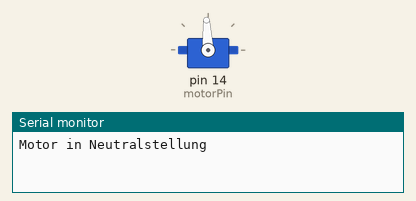
This sketch was run on a simulated Arduino Uno, built with avr-gcc and run on an emulated ATmega328P. Shown: servo, the last lines printed to the serial monitor.

Above: at 0.05 s.
At 2.45 s:
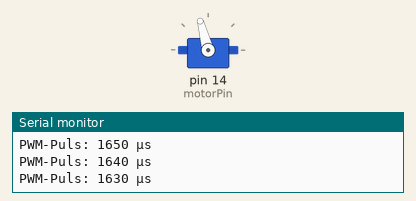
At 5.5 s:
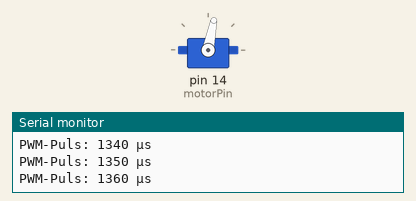
Timing chart, 0 to 9.4 s (numbered marks = the images above):
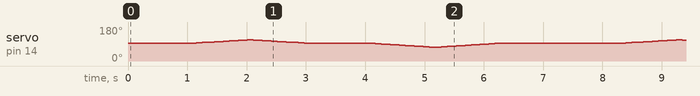

The sketch:

power_test.ino
```cpp
#include <Servo.h>

// --- Konfiguration ---
// Motor-PWM-Signal (weißer Draht) wird an Pin 14 angeschlossen.
const int motorPin = 14;
Servo motorController;

// Pulsweiten in Mikrosekunden für den Motor (ESC/Regler)
// Standardwerte (bei ESCs ist 1500 µs in der Regel Neutral/Brake):
const int neutralPulse    = 1500;  // Neutral/Bremsen
const int lowForwardPulse = 1700;  // Niedriger Vorwärtsgang (nicht volle Geschwindigkeit)
const int lowReversePulse = 1300;  // Niedriger Rückwärtsgang

const int step     = 10;      // Schrittweite (in µs)
const int delayMs  = 50;      // Wartezeit zwischen Schritten (50 ms)

void setup() {
  Serial.begin(115200);
  // Initialisiere den Motorcontroller auf dem definierten Pin.
  motorController.attach(motorPin);

  // Hinweis:
  // Der Motor wird über eine externe Batterie versorgt!
  // Verbinde den roten Draht der Batterie mit dem roten Anschluss des ESC/Motors
  // und den schwarzen Draht mit dem schwarzen Anschluss.
  // Der GND der Batterie muss mit dem GND des Pico verbunden sein.
}

void loop() {
  // Starte in Neutralstellung
  motorController.writeMicroseconds(neutralPulse);
  Serial.println("Motor in Neutralstellung");
  delay(1000);

  // Phase 1: Erhöhe von Neutral (1500 µs) zu niedrigem Vorwärtsgang (1700 µs)
  Serial.println("Niedriger Vorwärtsgang");
  for (int pulse = neutralPulse; pulse <= lowForwardPulse; pulse += step) {
    motorController.writeMicroseconds(pulse);
    Serial.print("PWM-Puls: ");
    Serial.print(pulse);
    Serial.println(" µs");
    delay(delayMs);
  }

  // Zurück zur Neutralstellung
  for (int pulse = lowForwardPulse; pulse >= neutralPulse; pulse -= step) {
    motorController.writeMicroseconds(pulse);
    Serial.print("PWM-Puls: ");
    Serial.print(pulse);
    Serial.println(" µs");
    delay(delayMs);
  }

  delay(1000);

  // Phase 2: Reduziere von Neutral (1500 µs) zu niedrigem Rückwärtsgang (1300 µs)
  Serial.println("Niedriger Rückwärtsgang");
  for (int pulse = neutralPulse; pulse >= lowReversePulse; pulse -= step) {
    motorController.writeMicroseconds(pulse);
    Serial.print("PWM-Puls: ");
    Serial.print(pulse);
    Serial.println(" µs");
    delay(delayMs);
  }

  // Zurück zur Neutralstellung
  for (int pulse = lowReversePulse; pulse <= neutralPulse; pulse += step) {
    motorController.writeMicroseconds(pulse);
    Serial.print("PWM-Puls: ");
    Serial.print(pulse);
    Serial.println(" µs");
    delay(delayMs);
  }

  delay(1000);
}
```
